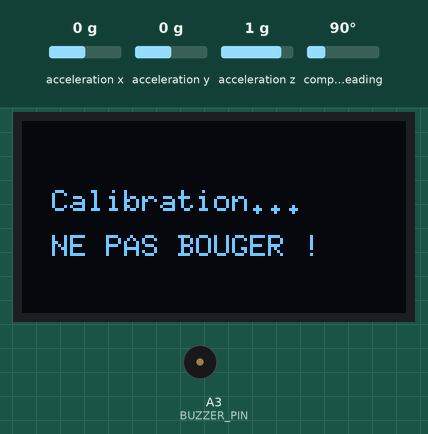
This program was run on a simulated Arduino Uno, built with avr-gcc and run on an emulated ATmega328P. Shown: 128×64 one-colour display, buzzer (waves = sounding). The test bench sets the inputs (shaded band); at power-on: compass heading 90°, acceleration x 0 g, acceleration y 0 g, acceleration z 1 g. What the program prints to the serial monitor is not drawn.

Above: at 0.5 s.
At 2.8 s:
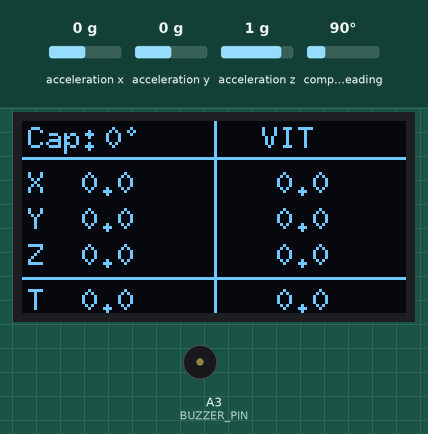
2.9 s: compass heading set to 7°
At 4.2 s:
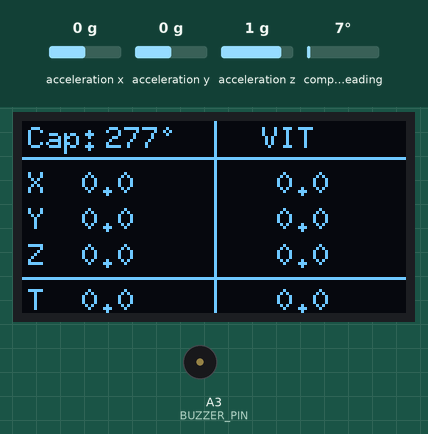
4.9 s: compass heading set to 180°
At 6.1 s:
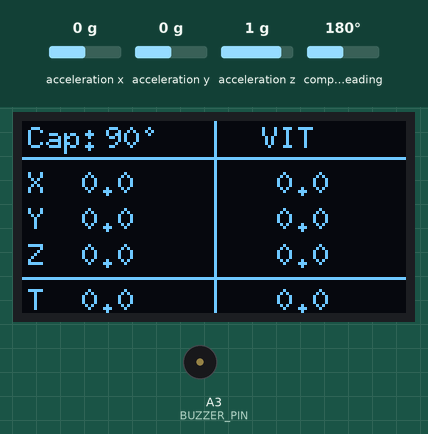
6.9 s: compass heading set to 269°
At 9.2 s:
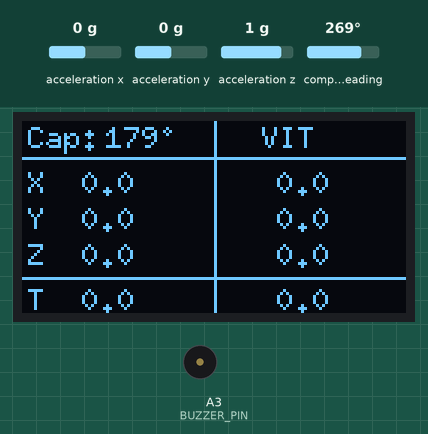
Timing chart, 0 to 10.7 s (numbered marks = the images above; inputs shaded):
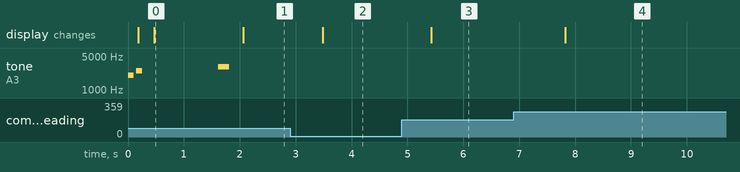

Measured:
- after the input at 2.9 s, the display: changes after 0.58 s (image 2)
- after the input at 4.9 s, the display: changes after 0.52 s (image 3)
- after the input at 6.9 s, the display: changes after 0.93 s (image 4)
- by itself, tone on A3 (BUZZER_PIN): plays 2000 Hz for 0.10 s, 2500 Hz for 0.10 s, 3000 Hz for 0.20 s
- what the display in image 0 shows lasts 1.6 s, from 0.5 s to 2.1 s

The program:

main.cpp
```cpp
/**
 * PROJET : IMU ULTIME - Mouvement + Boussole + BUZZER
 */

#include <Arduino.h>
#include <Wire.h>
#include <Adafruit_Sensor.h>
#include <Adafruit_BNO055.h>
#include <U8g2lib.h>

// ================================================================
// 1. REGLAGES
// ================================================================
// --- BUZZER ---
#define BUZZER_PIN  A3      // <--- VERIFIE CETTE PIN SUR TA CARTE ! (Souvent 3, 8 ou 9)
#define SHOCK_LIMIT 8.0    // Si l'accélération dépasse 8 m/s², ça sonne (Alarme de choc)

// --- PHYSIQUE ---
#define DEADZONE    0.15
#define FRICTION    0.98
#define STOP_SPEED  0.05

// --- HARDWARE ---
U8G2_SH1106_128X64_NONAME_1_HW_I2C u8g2(U8G2_R0, U8X8_PIN_NONE);
Adafruit_BNO055 bno = Adafruit_BNO055(55, 0x28);

// ================================================================
// 2. VARIABLES
// ================================================================
float accelX, accelY, accelZ;
float speedX = 0, speedY = 0, speedZ = 0;
float totalAccel = 0, totalSpeed = 0;
float offsetX = 0, offsetY = 0, offsetZ = 0;

// Orientation
float startHeading = 0, startRoll = 0, startPitch = 0;
float relHeading = 0, relRoll = 0, relPitch = 0;

unsigned long lastTime = 0;

// ================================================================
// 3. FONCTIONS UTILITAIRES
// ================================================================

// Fonction pour faire Bip (Fréquence en Hz, Durée en ms)
// Le Sonitron SMAT-13 répond bien entre 2000Hz et 4000Hz
void bip(int frequence, int duree) {
  tone(BUZZER_PIN, frequence, duree);
  // Pas de delay ici pour ne pas bloquer le processeur
}

float getAngle0to360(float current, float start) {
  float delta = current - start;
  while (delta < 0) delta += 360;
  while (delta >= 360) delta -= 360;
  return delta;
}

float getAngleSigned(float current, float start) {
  float delta = current - start;
  if (delta < -180) delta += 360;
  if (delta > 180) delta -= 360;
  return delta;
}

// ================================================================
// 4. SETUP
// ================================================================
void setup() {
  Serial.begin(115200);

  // Config du Buzzer
  pinMode(BUZZER_PIN, OUTPUT);

  // Petit bip de démarrage (2 coups)
  bip(2000, 100); delay(150);
  bip(2500, 100);

  u8g2.begin();

  u8g2.firstPage();
  do {
    u8g2.setFont(u8g2_font_6x10_tf);
    u8g2.drawStr(10, 30, "Calibration...");
    u8g2.drawStr(10, 45, "NE PAS BOUGER !");
  } while (u8g2.nextPage());

  if (!bno.begin()) {
    // Si erreur capteur : Bip grave et continu
    while (1) {
      bip(500, 1000);
      delay(1000);
    }
  }
  bno.setExtCrystalUse(true);

  // -- 1. TARE ACCEL --
  Serial.println("Tare Accel...");
  float sumX = 0, sumY = 0, sumZ = 0;
  for(int i=0; i<100; i++) {
    imu::Vector<3> vec = bno.getVector(Adafruit_BNO055::VECTOR_LINEARACCEL);
    sumX += vec.x(); sumY += vec.y(); sumZ += vec.z();
    delay(10);
  }
  offsetX = sumX/100; offsetY = sumY/100; offsetZ = sumZ/100;

  // -- 2. TARE ANGLES --
  Serial.println("Tare Angles...");
  imu::Vector<3> euler = bno.getVector(Adafruit_BNO055::VECTOR_EULER);
  startHeading = euler.x();
  startRoll    = euler.y();
  startPitch   = euler.z();

  // Bip de fin de calibration (Aigu !)
  bip(3000, 200);
  lastTime = millis();
}

// ================================================================
// 5. LOOP
// ================================================================
void loop() {
  unsigned long now = millis();
  double dt = (now - lastTime) / 1000.0;
  lastTime = now;

  // --- CALCUL PHYSIQUE ---
  imu::Vector<3> linAcc = bno.getVector(Adafruit_BNO055::VECTOR_LINEARACCEL);
  accelX = linAcc.x() - offsetX;
  accelY = linAcc.y() - offsetY;
  accelZ = linAcc.z() - offsetZ;

  auto updateSpeed = [&](float &v, float a) {
    if (abs(a) > DEADZONE) v += a * dt;
    else { v *= FRICTION; if (abs(v) < STOP_SPEED) v = 0; }
  };
  updateSpeed(speedX, accelX);
  updateSpeed(speedY, accelY);
  updateSpeed(speedZ, accelZ);

  totalAccel = sqrt(sq(accelX) + sq(accelY) + sq(accelZ));
  totalSpeed = sqrt(sq(speedX) + sq(speedY) + sq(speedZ));

  // --- FONCTIONNALITÉ BUZZER : ALARME DE CHOC ---
  // Si on secoue trop fort, ça bip !
  if (totalAccel > SHOCK_LIMIT) {
    // Son d'alarme (Fréquence, durée)
    bip(4000, 50);
  }

  // --- CALCUL ANGLES ---
  imu::Vector<3> orient = bno.getVector(Adafruit_BNO055::VECTOR_EULER);
  relHeading = getAngle0to360(orient.x(), startHeading);
  relRoll    = getAngleSigned(orient.y(), startRoll);
  relPitch   = getAngleSigned(orient.z(), startPitch);

  // --- SERIAL ---
  Serial.print("Cap:"); Serial.print(relHeading, 0);
  Serial.print("\tAccT:"); Serial.println(totalAccel, 2);

  // --- OLED ---
  u8g2.firstPage();
  do {
    u8g2.setFont(u8g2_font_6x10_tf);

    // En-tête
    u8g2.drawStr(2, 9, "Cap:");
    u8g2.setCursor(28, 9); u8g2.print(relHeading, 0); u8g2.print("\260");
    u8g2.drawStr(80, 9, "VIT");

    u8g2.drawHLine(0, 12, 128);
    u8g2.drawVLine(64, 0, 64);
    u8g2.drawHLine(0, 52, 128);

    // Corps
    int lineX = 24, lineY = 36, lineZ = 48;
    int colLeft = 20, colRight = 85;

    u8g2.drawStr(2, lineX, "X");
    u8g2.setCursor(colLeft, lineX); u8g2.print(accelX, 1);
    u8g2.setCursor(colRight, lineX); u8g2.print(speedX, 1);

    u8g2.drawStr(2, lineY, "Y");
    u8g2.setCursor(colLeft, lineY); u8g2.print(accelY, 1);
    u8g2.setCursor(colRight, lineY); u8g2.print(speedY, 1);

    u8g2.drawStr(2, lineZ, "Z");
    u8g2.setCursor(colLeft, lineZ); u8g2.print(accelZ, 1);
    u8g2.setCursor(colRight, lineZ); u8g2.print(speedZ, 1);

    // Total
    u8g2.drawStr(2, 63, "T");
    u8g2.setCursor(colLeft, 63); u8g2.print(totalAccel, 1);
    u8g2.setCursor(colRight, 63); u8g2.print(totalSpeed, 1);

  } while ( u8g2.nextPage() );

  delay(20);
}
```
